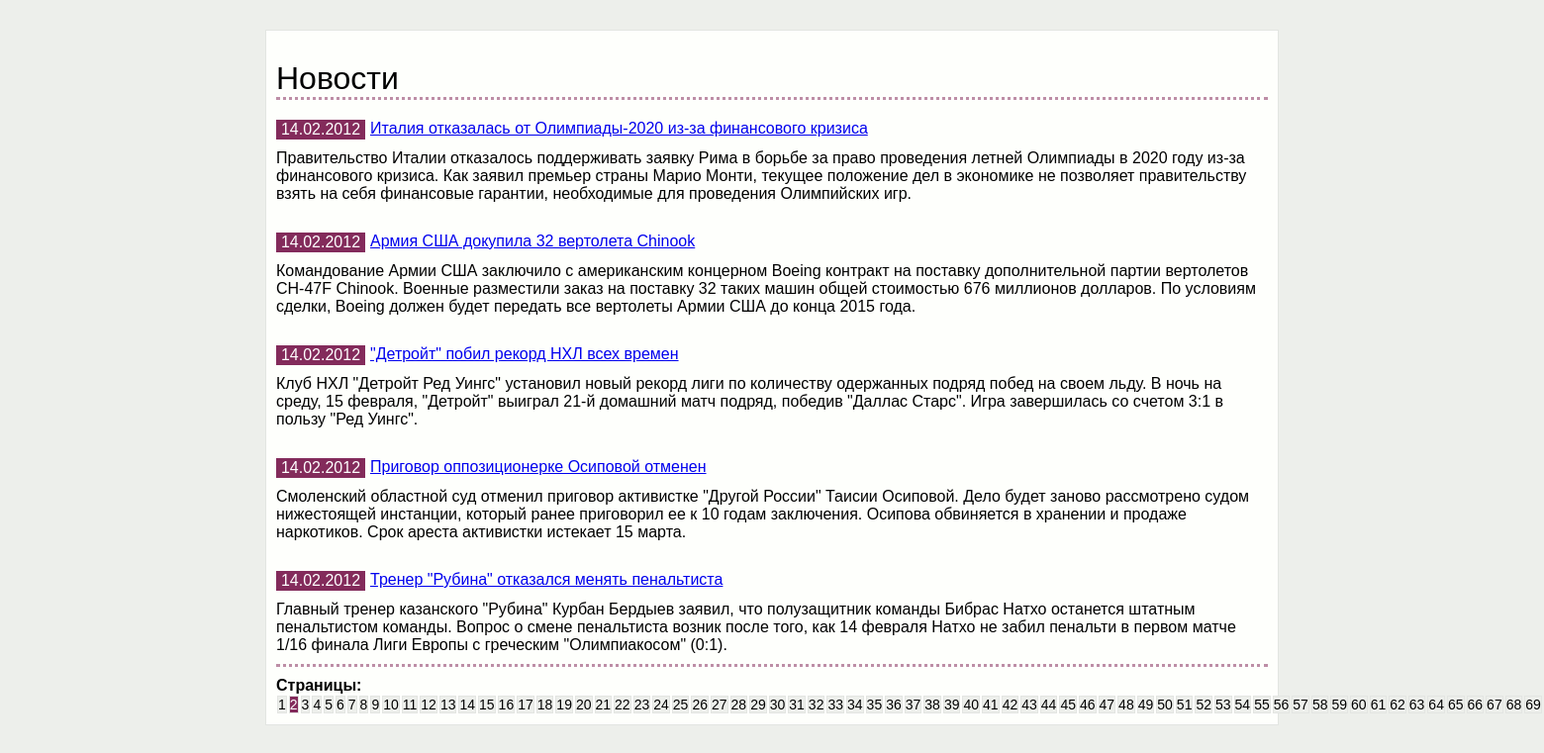
The page /news.php?page=2 on the database its author committed.
### tables this page shows
CREATE TABLE `news` (
  `id` int(11) UNSIGNED NOT NULL,
  `idate` int(11) UNSIGNED NOT NULL DEFAULT '0',
  `title` varchar(250) NOT NULL DEFAULT '',
  `announce` text,
  `content` text
);

### components/RouterW.php (called while the page is built, shortened)
<?php
class RouterW
{
    public function run($actionName, $paramenters)
    {
        $controllerObject = new NewsController();
        $result = call_user_func(array($controllerObject, $actionName), $paramenters);
    }
}

### models/News.php (called while the page is built, shortened)
<?php
class News
{
    public static function getCountPageWithNews()
    {
        $connect = Connect::getConnection();
        $result = $connect->query("SELECT COUNT(*) FROM news");
        $result->setFetchMode(PDO::FETCH_NUM);
        $countNews = $result->fetch();
        $countNewsOnPage = (int) $countNews[0];
        $countNewsOnPage = ceil($countNewsOnPage / 5);
        return $countNewsOnPage;
    }
    public static function getNewsByPage($page)
    {
        $newsList = array();
        $page = $page * 5 - 5;
        $connect = Connect::getConnection();
        $result = $connect->query(
            'SELECT id, idate, title, announce '
            . 'FROM news '
            . 'ORDER BY idate DESC '
            . 'LIMIT ' . $page . ', 5'
        );
        $i = 0;
        while($row = $result->fetch()) {
            $newsList[$i]['id'] = $row['id'];
            $newsList[$i]['idate'] = $row['idate'];
            $newsList[$i]['title'] = $row['title'];
            $newsList[$i]['announce'] = $row['announce'];
            $i++;
        }
        return $newsList;
    }
}

### views/news/index.php (the view, shortened to what this page needs)
<!DOCTYPE html>
    <head>
        <link rel="stylesheet" href="/css/style.css" />
    </head>
    <body>
 	    <main>
            <h1>Новости</h1>
            <div class="all-news">
                <?php foreach ($newsList as $newsItem) :?>
                    <div class="news">
                        <div class="headline">
                            <div class="data"><?php echo date("d.m.Y", $newsItem['idate']); ?></div>
                            <a href="/view.php?id=<?= $newsItem['id']; ?>"><?= $newsItem['title']; ?></a>
                        </div>
                        <p><?= $newsItem['announce']; ?></p>
                    </div>
                <?php endforeach;?>
            </div>
            <h4>Страницы:</h4>
            <div сlass="list-page">
            <?php
            $i = 1;
            do {
                if (isset($page) && $page == $i)
                {
                    echo '<a class="page page-active" href="/news.php?page=' . $i . '">' . $i . '</a>';
                } elseif ($i == 1 && !isset($page)) {
                    echo '<a class="page page-active" href="/news.php?page=' . $i . '">' . $i . '</a>';
                } else {
                    echo '<a class="page" href="/news.php?page=' . $i . '">' . $i . '</a>';
                }
                $countPages--;
                $i++;
            } while ($countPages > 0);
            ?>
            </div>
        </main>
  <body>
</html>

### css/style.css (style rules this page uses)
* { padding: 0px; font-family: Arial, Helvetica, sans-serif; }
body { background-color: #edefeb; width: 1024px; margin-left: auto; margin-right: auto; }
main { margin: 30px 0 0 0; background-color: #fefffc; border: solid 1.5px #e3e5e2; padding: 10px; }
main h1 { margin: 20px 0 0 0; font-weight: normal; }
.all-news { border-color: #bd8ea6; border-style: dotted; border-left: 2px; border-right: 2px; }
.headline { display: flex; padding: 20px 0 0 0; }
.headline a { float: left; padding: 0 0 0 5px; }
.headline .data { float: left; width: 90px; height: 20px; line-height: 20px; background-color: #832b5b; color: white; text-align: center; }
.all-news p { margin: 0; padding: 0 0 10px 0; }
h4 { margin: 10px 0 0 0; }
.page { margin: 1px; width: 30.5px; height: 20px; line-height: 20px; text-align: center; font-size: 14px; text-decoration: none; background-color: #edefeb; color: black; border: solid 1.5px #e3e5e2; }
.page-active { background-color: #832b5b; color: white; }
.all-news p { padding: 10px 0; }

### rows shown on the page
news: idate "14.02.2012", title "Италия отказалась от Олимпиады-2020 из-за финансового кризиса", announce "Правительство Италии отказалось поддерживать заявку Рима в борьбе за право проведения летней Олимпиады в 2020 году из-за финансового кризиса. Как заявил премьер страны Марио Монти, текущее положение дел в экономике не позволяет правительству взять на себя финансовые гарантии, необходимые для проведения Олимпийских игр."
news: idate "14.02.2012", title "Армия США докупила 32 вертолета Chinook", announce "Командование Армии США заключило с американским концерном Boeing контракт на поставку дополнительной партии вертолетов CH-47F Chinook. Военные разместили заказ на поставку 32 таких машин общей стоимостью 676 миллионов долларов. По условиям сделки, Boeing должен будет передать все вертолеты Армии США до конца 2015 года."
news: idate "14.02.2012", title "\"Детройт\" побил рекорд НХЛ всех времен", announce "Клуб НХЛ \"Детройт Ред Уингс\" установил новый рекорд лиги по количеству одержанных подряд побед на своем льду. В ночь на среду, 15 февраля, \"Детройт\" выиграл 21-й домашний матч подряд, победив \"Даллас Старс\". Игра завершилась со счетом 3:1 в пользу \"Ред Уингс\"."
news: idate "14.02.2012", title "Приговор оппозиционерке Осиповой отменен", announce "Смоленский областной суд отменил приговор активистке \"Другой России\" Таисии Осиповой. Дело будет заново рассмотрено судом нижестоящей инстанции, который ранее приговорил ее к 10 годам заключения. Осипова обвиняется в хранении и продаже наркотиков. Срок ареста активистки истекает 15 марта."
news: idate "14.02.2012", title "Тренер \"Рубина\" отказался менять пенальтиста", announce "Главный тренер казанского \"Рубина\" Курбан Бердыев заявил, что полузащитник команды Бибрас Натхо останется штатным пенальтистом команды. Вопрос о смене пенальтиста возник после того, как 14 февраля Натхо не забил пенальти в первом матче 1/16 финала Лиги Европы с греческим \"Олимпиакосом\" (0:1)."
